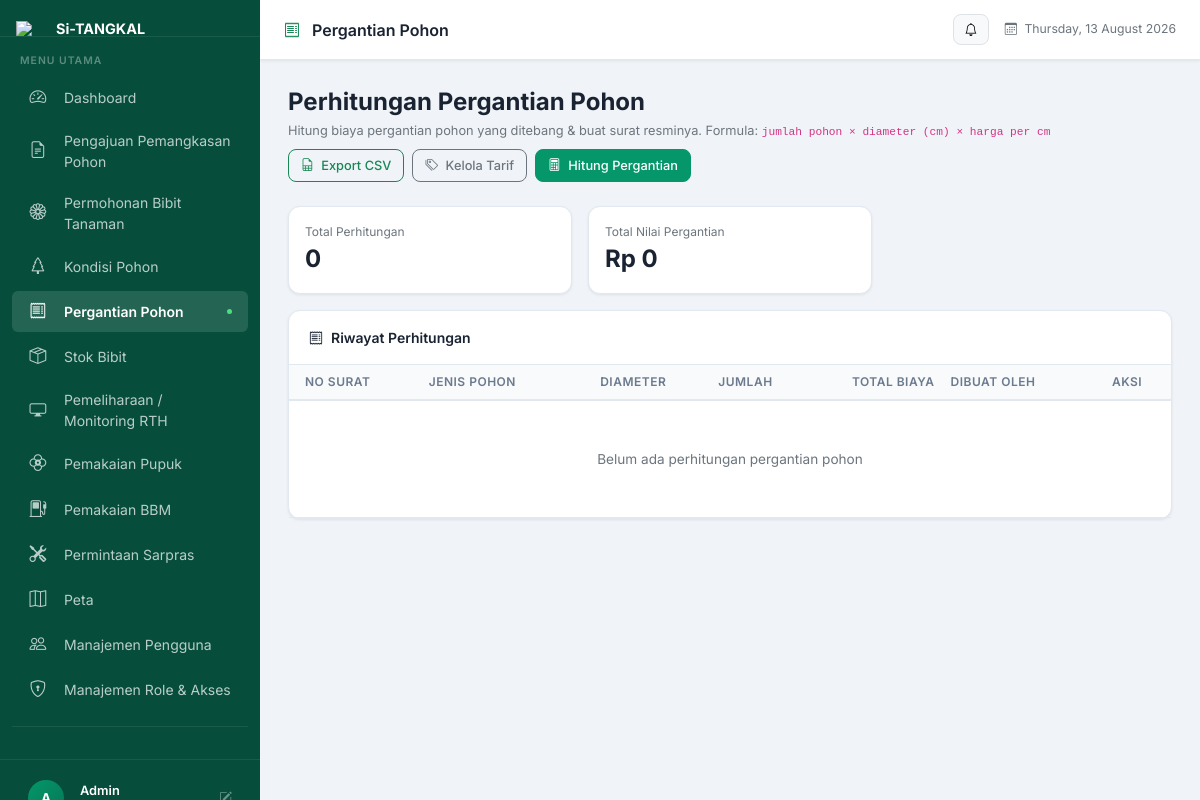
Page /Admin/pergantian_pohon.php (signed in) on the committed database.
### tables this page shows
CREATE TABLE `menus` (
  `id` int NOT NULL AUTO_INCREMENT,
  `code` varchar(40) NOT NULL COMMENT 'dipakai sebagai $activePage di Admin/*',
  `label` varchar(100) NOT NULL,
  `icon` varchar(60) DEFAULT NULL COMMENT 'kelas ikon Bootstrap Icons',
  `url` varchar(100) NOT NULL COMMENT 'nama file php relatif thd folder Admin/',
  `sort_order` int NOT NULL DEFAULT '0',
  PRIMARY KEY (`id`),
  UNIQUE KEY `uq_menus_code` (`code`)
);

### Admin/core/Rbac.php (called while the page is built, shortened)
<?php
class Rbac
{
    public static function currentRoleId(PDO $pdo): int
    {
        $admin = $_SESSION['admin'] ?? null;
        if (!empty($admin['role_id'])) {
            return (int) $admin['role_id'];
        }
        $stmt = $pdo->prepare("SELECT role_id FROM t_users WHERE UserId = ?");
        $stmt->execute([$admin['UserId'] ?? 0]);
        $roleId = (int) ($stmt->fetchColumn() ?: 2);
        return $roleId;
    }
    public static function isSuperadmin(PDO $pdo): bool
    {
        return self::currentRoleId($pdo) === 1;
    }
    public static function can(PDO $pdo, string $menuCode, string $action = 'view'): bool
    {
        if (self::isSuperadmin($pdo)) {
            return true;
        }
        $perms = self::myPermissions($pdo);
        return (bool) ($perms[$menuCode][$action] ?? false);
    }
    public static function accessibleMenus(PDO $pdo): array
    {
        $roleId = self::currentRoleId($pdo);
        if ($roleId === 1) {
            $stmt = $pdo->query("SELECT * FROM menus ORDER BY sort_order");
            return $stmt->fetchAll(PDO::FETCH_ASSOC);
        }
        $stmt = $pdo->prepare(
            "SELECT m.* FROM menus m
             INNER JOIN role_menu_access rma ON rma.menu_id = m.id
             WHERE rma.role_id = ? AND rma.can_view = 1
             ORDER BY m.sort_order"
        );
        $stmt->execute([$roleId]);
        return $stmt->fetchAll(PDO::FETCH_ASSOC);
    }
}

### Admin/core/PergantianPohonModel.php (called while the page is built, shortened)
<?php
class PergantianModel
{
    private PDO $conn;
    public function __construct(PDO $db)
    {
        $this->conn  = $db;
    }
    public function getAll(): array
    {
        $stmt = $this->conn->query(
            "SELECT p.*, u.Name AS dibuat_oleh_nama
             FROM pergantian_pohon p
             LEFT JOIN t_users u ON u.UserId = p.dibuat_oleh
             ORDER BY p.created_at DESC"
        );
        return $stmt->fetchAll(PDO::FETCH_ASSOC);
    }
}

### Admin/pergantian_pohon.php (the view, shortened to what this page needs)
<?php
require_once __DIR__ . '/../config.php';
require_once 'core/Rbac.php';
$canCreate = Rbac::can($config, 'pergantian_pohon', 'create');
$canEdit   = Rbac::can($config, 'pergantian_pohon', 'edit');
$canDelete = Rbac::can($config, 'pergantian_pohon', 'delete');
require_once 'core/PergantianPohonModel.php';
$model      = new PergantianModel($config);
$data       = $model->getAll();
$totalKeseluruhan = array_sum(array_column($data, 'total_biaya'));
$pageTitle  = 'Pergantian Pohon';
$activePage = 'pergantian_pohon';
require_once 'layouts/header.php';
require_once 'layouts/sidebar.php';
?>
<div class="d-flex align-items-center justify-content-between mb-4 flex-wrap gap-2">
    <div>
        <h4 class="fw-bold mb-1">Perhitungan Pergantian Pohon</h4>
        <p class="text-muted mb-0" style="font-size:0.8rem;">
            Hitung biaya pergantian pohon yang ditebang & buat surat resminya.
            Formula: <code>jumlah pohon &times; diameter (cm) &times; harga per cm</code>
        </p>
    </div>
    <div class="d-flex gap-2">
        <?php
            require 'layouts/export_modal.php';
        ?>
        <?php if ($canEdit): ?>
        <button class="btn btn-outline-secondary" data-bs-toggle="modal" data-bs-target="#modalTarif">
            <i class="bi bi-tags me-1"></i> Kelola Tarif
        </button>
        <?php endif; ?>
        <?php if ($canCreate): ?>
        <button class="btn btn-success" data-bs-toggle="modal" data-bs-target="#modalHitung">
            <i class="bi bi-calculator me-1"></i> Hitung Pergantian
        </button>
        <?php endif; ?>
    </div>
</div>
<div class="row g-3 mb-3">
    <div class="col-md-4">
        <div class="card"><div class="card-body">
            <div class="text-muted" style="font-size:0.75rem;">Total Perhitungan</div>
            <div class="fs-4 fw-bold"><?= count($data) ?></div>
        </div></div>
    </div>
    <div class="col-md-4">
        <div class="card"><div class="card-body">
            <div class="text-muted" style="font-size:0.75rem;">Total Nilai Pergantian</div>
            <div class="fs-4 fw-bold">Rp <?= number_format($totalKeseluruhan, 0, ',', '.') ?></div>
        </div></div>
    </div>
</div>
<div class="card">
    <div class="card-header"><i class="bi bi-receipt me-2"></i>Riwayat Perhitungan</div>
    <div class="card-body p-0">
        <div class="table-responsive">
            <table class="table table-hover align-middle mb-0">
                <thead>
                    <tr>
                        <th class="ps-3">No Surat</th>
                        <th>Jenis Pohon</th>
                        <th class="text-center">Diameter</th>
                        <th class="text-center">Jumlah</th>
                        <th class="text-end">Total Biaya</th>
                        <th>Dibuat Oleh</th>
                        <th class="text-center pe-3">Aksi</th>
                    </tr>
                </thead>
                <tbody>
                    <?php if (!empty($data)): ?>
                        <?php foreach ($data as $row): ?>
                        <tr>
                            <td class="ps-3"><?= htmlspecialchars($row['nomor_surat'] ?: '(belum diisi)') ?></td>
                            <td><?= htmlspecialchars($row['jenis_pohon']) ?></td>
                            <td class="text-center"><?= htmlspecialchars($row['diameter_cm']) ?> cm</td>
                            <td class="text-center"><?= (int) $row['jumlah_pohon'] ?></td>
                            <td class="text-end fw-600">Rp <?= number_format((float) $row['total_biaya'], 0, ',', '.') ?></td>
                            <td><?= htmlspecialchars($row['dibuat_oleh_nama'] ?? '—') ?></td>
                            <td class="text-center pe-3">
                                <a href="surat_pergantian.php?id=<?= (int) $row['id'] ?>" class="btn btn-sm btn-outline-primary" title="Lihat/Cetak Surat">
                                    <i class="bi bi-file-earmark-text"></i>
                                </a>
                                <?php if ($canDelete): ?>
                                <a href="pergantian_pohon.php?hapus=<?= (int) $row['id'] ?>" class="btn btn-sm btn-outline-danger"
                                   onclick="return confirm('Hapus perhitungan ini?')"><i class="bi bi-trash"></i></a>
                                <?php endif; ?>
                            </td>
                        </tr>
                        <?php endforeach; ?>
                    <?php else: ?>
                        <tr><td colspan="7" class="text-center text-muted py-5">Belum ada perhitungan pergantian pohon</td></tr>
                    <?php endif; ?>
                </tbody>
            </table>
        </div>
    </div>
</div>
<?php require_once 'layouts/footer.php'; ?>

### Admin/layouts/sidebar.php (shortened to what this page needs)
<?php
$adminName  = htmlspecialchars($_SESSION['admin']['Name'] ?? 'Admin');
$activePage = $activePage ?? '';
require_once __DIR__ . '/../core/Rbac.php';
$menuItems = array_map(function ($m) {
    return [
        'href'  => $m['url'],
        'icon'  => $m['icon'],
        'label' => $m['label'],
        'key'   => $m['code'],
    ];
}, Rbac::accessibleMenus($config));
?>
<aside class="sidebar" id="sidebar">
    <div class="sidebar-brand" style="padding:1.25rem 1rem 1rem; border-bottom:1px solid rgba(255,255,255,0.08); overflow:hidden;">
        <a href="../index.php" class="d-flex align-items-center gap-2 text-decoration-none" style="min-width:0;">
            <img src="../assets/img/logo.png" alt="Si-TANGKAL"
                 style="height:32px; width:32px; flex-shrink:0; object-fit:contain;">
            <div style="min-width:0; flex:1; overflow:hidden;">
                <div style="color:#fff; font-weight:700; font-size:0.9rem; line-height:1.2; white-space:nowrap; overflow:hidden; text-overflow:ellipsis;">Si-TANGKAL</div>
            </div>
        </a>
    </div>
    <nav style="padding:1rem 0.75rem; flex:1;">
        <div style="font-size:0.65rem; font-weight:600; letter-spacing:1px; color:rgba(255,255,255,0.35); padding:0 0.5rem 0.5rem; text-transform:uppercase;">Menu Utama</div>
        <ul class="list-unstyled mb-0">
            <?php foreach ($menuItems as $item): ?>
            <?php $isActive = ($activePage === $item['key']); ?>
            <li class="mb-1">
                <a href="<?= $item['href'] ?>"
                   class="d-flex align-items-center gap-3 px-3 py-2 rounded-2 text-decoration-none sidebar-link <?= $isActive ? 'active' : '' ?>"
                   style="
                       color: <?= $isActive ? '#fff' : 'rgba(255,255,255,0.72)' ?>;
                       background: <?= $isActive ? 'rgba(255,255,255,0.12)' : 'transparent' ?>;
                       font-weight: <?= $isActive ? '600' : '400' ?>;
                       transition: all 0.18s ease;
                   ">
                    <i class="bi <?= $item['icon'] ?>" style="font-size:1.05rem; width:20px; text-align:center; flex-shrink:0;"></i>
                    <span style="font-size:0.875rem;"><?= $item['label'] ?></span>
                    <?php if ($isActive): ?>
                    <span class="ms-auto" style="width:5px; height:5px; border-radius:50%; background:#4ade80; flex-shrink:0;"></span>
                    <?php endif; ?>
                </a>
            </li>
            <?php endforeach; ?>
        </ul>
        <div style="border-top:1px solid rgba(255,255,255,0.08); margin:1rem 0;"></div>
    </nav>
    <div style="padding:0.75rem; border-top:1px solid rgba(255,255,255,0.08); margin-top:auto;">
        <a href="profile.php"
           class="d-flex align-items-center gap-3 px-3 py-2 rounded-2 text-decoration-none mb-2 <?= ($activePage === 'profile') ? 'active' : '' ?>"
           style="
               color: <?= ($activePage === 'profile') ? '#fff' : 'rgba(255,255,255,0.72)' ?>;
               background: <?= ($activePage === 'profile') ? 'rgba(255,255,255,0.12)' : 'transparent' ?>;
               transition: all 0.18s ease;
           ">
            <div style="
                width:36px; height:36px; border-radius:50%;
                background:linear-gradient(135deg, #059669, #047857);
                display:flex; align-items:center; justify-content:center;
                color:#fff; font-weight:700; font-size:0.85rem; flex-shrink:0;
            ">
            </div>
            <div style="min-width:0; flex:1;">
                <div style="color:#fff; font-weight:600; font-size:0.8rem; white-space:nowrap; overflow:hidden; text-overflow:ellipsis;">
                    <?= $adminName ?>
                </div>
            </div>
            <i class="bi bi-pencil-square" style="font-size:0.8rem; color:rgba(255,255,255,0.4);"></i>
        </a>
    </div>
</aside>
<div class="main-wrapper">
    <div class="topbar">
        <span class="page-title">
            <i class="bi <?= $menuItems[array_search($activePage, array_column($menuItems, 'key'))] ['icon'] ?? 'bi-house' ?> me-2 text-success"></i>
            <?= $pageTitle ?? 'Dashboard' ?>
        </span>
        <div class="d-flex align-items-center gap-3">
            <div class="dropdown">
                <button class="btn btn-sm btn-light border position-relative" type="button" data-bs-toggle="dropdown" aria-expanded="false">
                    <i class="bi bi-bell"></i>
                </button>
            </div>
            <small class="text-muted d-none d-md-block">
                <i class="bi bi-calendar3 me-1"></i>
                <?= date('l, d F Y') ?>
            </small>
        </div>
    </div>
    <div class="main-content">

### Admin/layouts/header.php (style rules this page uses)
:root { --sidebar-width: 260px; --sidebar-bg: #064e3b; --sidebar-hover: #065f46; --sidebar-active: #047857; --sidebar-text: rgba(255,255,255,0.85); --sidebar-text-muted: rgba(255,255,255,0.50); --accent: #059669; --accent-light: #d1fae5; --page-bg: #f0f4f8; --card-bg: #ffffff; --text-primary: #1a2332; --text-muted: #6c7a8d; --border-color: #e2e8f0; --shadow-sm: 0 1px 3px rgba(0,0,0,0.08); --shadow-md: 0 4px 16px rgba(0,0,0,0.08); --shadow-lg: 0 8px 32px rgba(0,0,0,0.12); --radius-sm: 8px; --radius-md: 12px; --radius-lg: 16px; --transition: all 0.2s ease; }
* { box-sizing: border-box; margin: 0; padding: 0; }
body { font-family: 'Inter', sans-serif; background: var(--page-bg); color: var(--text-primary); font-size: 0.875rem; }
.sidebar { position: fixed; top: 0; left: 0; height: 100vh; width: var(--sidebar-width); background: var(--sidebar-bg); display: flex; flex-direction: column; z-index: 1040; overflow-y: auto; transition: var(--transition); scrollbar-width: none; }
.main-wrapper { margin-left: var(--sidebar-width); min-height: 100vh; display: flex; flex-direction: column; transition: var(--transition); }
.topbar { background: var(--card-bg); border-bottom: 1px solid var(--border-color); padding: 0 1.5rem; height: 60px; display: flex; align-items: center; justify-content: space-between; position: sticky; top: 0; z-index: 1030; box-shadow: var(--shadow-sm); }
.topbar .page-title { font-size: 1rem; font-weight: 600; color: var(--text-primary); }
.main-content { padding: 1.75rem; flex: 1; }
.card { border: 1px solid var(--border-color); border-radius: var(--radius-md); box-shadow: var(--shadow-sm); background: var(--card-bg); }
.card-header { background: transparent; border-bottom: 1px solid var(--border-color); padding: 1rem 1.25rem; font-weight: 600; }
.table { font-size: 0.85rem; }
.table thead th { background: #f8fafc; color: var(--text-muted); font-weight: 600; font-size: 0.75rem; text-transform: uppercase; letter-spacing: 0.5px; border-bottom: 2px solid var(--border-color); white-space: nowrap; }
.table tbody tr { transition: background 0.15s ease; cursor: pointer; }
.table td { vertical-align: middle; border-color: var(--border-color); }
.btn { font-size: 0.8rem; font-weight: 500; border-radius: var(--radius-sm); }
.btn-success { background: var(--accent); border-color: var(--accent); }
.btn-sm { padding: 0.3rem 0.65rem; }

### rows in the picture
menus: label "Dashboard"
menus: label "Pengajuan Pemangkasan Pohon"
menus: label "Permohonan Bibit Tanaman"
menus: label "Kondisi Pohon"
menus: label "Pergantian Pohon", code "pergantian_pohon" (drawn)
menus: label "Stok Bibit"
menus: label "Pemeliharaan / Monitoring RTH"
menus: label "Pemakaian Pupuk"
menus: label "Pemakaian BBM"
menus: label "Permintaan Sarpras"
menus: label "Peta"
menus: label "Manajemen Pengguna"
menus: label "Manajemen Role & Akses"

### other values in the picture
$adminName "Admin"
$pageTitle "Pergantian Pohon"
count($data) "0"
$totalKeseluruhan "0"
